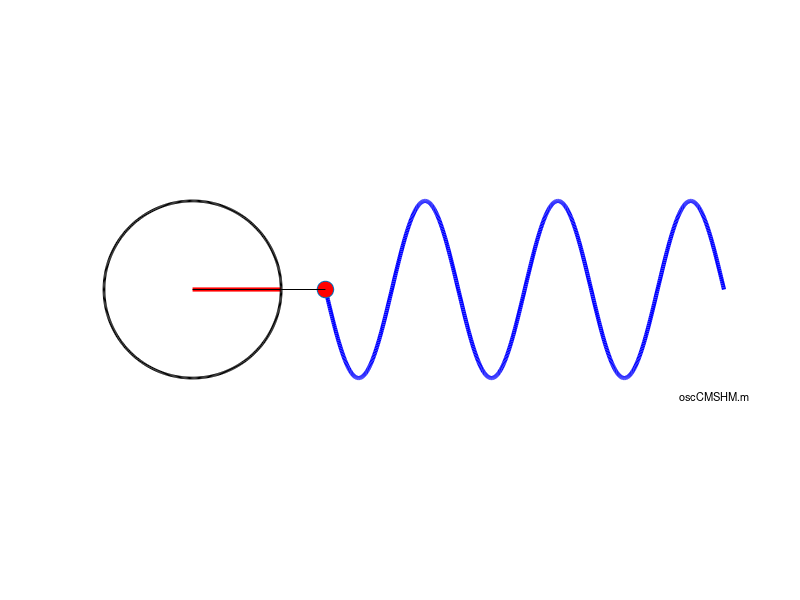

MATLAB code for this plot: (Note: this script raises an error after producing the figure.)
% oscCMSHM.m

% Animation: Connection between circulation motion and SHM

% DOING PHYSICS WITH MATLAB: 
%   http://www.physics.usyd.edu.au/teach_res/mp/mphome.htm
% VISUAL PHYSICS ONLINE
%   http://www.physics.usyd.edu.au/teach_res/hsp/sp/spHome.htm
% Documentation
%   http://www.physics.usyd.edu.au/teach_res/hsp/sp/mod5new/mod52B.htm
% Download Scripts
%   http://www.physics.usyd.edu.au/teach_res/mp/mscripts/

% Ian Cooper  ian.cooper@sydney.edu.au
% School of Physics, University of Sydney
% 190906   Matlab 2018b




clear 
close all
clc

% ANIMATION and GIF file ==============================================
% Show and Save animation as a gif file (0 no)  (1 yes) for flagAG
    flagAG = 1;    
% file name for animated gif   
    ag_name = 'agCMSHM.gif'; 
% Delay in seconds before displaying the next image  
    delay = 0.1;
    frame1 = 0;

    
% SETUP ===============================================================
% X axis 
  xMin = 15;                
  xMax = 60;                  
  Nx = 800;                     
  x = linspace(xMin,xMax,Nx);   

% Time / Y-axis (wave function y)
% amplitude wave function  / radius of generating circle
   A = 10;
% wavelength / period / angular frequency   
   wL = 15;                     
   T = 20;                     
   w = 2*pi/T;
% initialize wave function
  y = zeros(1,Nx);  
% number of frames for animation / initial time/ time increment
  Nt = 60;
  t = 0;                     
  dt = T/Nt;              


% GRAPHICS ================================================================
figure(1)
% Setup for plot window
 set(gcf,'units','normalized'); 
 set(gcf,'position',[0.1 0.1 0.6 0.30]);
 set(gcf,'Color',[1 1 1]);
 
% Circle
  p = linspace(0,2*pi,500);
  xc = A .* cos(p);
  yc = A .* sin(p);

% Loop for each frame of animation: c is the frame counter
for c = 1 : Nt+1

% Travelling wave
  y = A .* sin(2*pi*t/T - (2*pi/wL).*x);
  plot(x,y,'b','LineWidth',3);
  hold on
 
% Initial point - Y projection of circle
  plot(x(1),y(1),'o','MarkerSize',12,'MarkerFaceColor',[1 0 0])

% Rotating radius vector and circle
  plot([0 A*cos(w*t)],[0 A*sin(w*t)],'lineWidth',3,'Color',[1 0 0]);
  plot(xc,yc,'k','lineWidth',2);

% Y projection    
  plot([0 x(1)], [y(1) y(1)],'k-')
  plot([0 0], [0 y(1)],'k-')
  
  text(55,-12,'oscCMSHM.m','fontsize',8) 
  
  hold off
  axis equal
  axis off
  
  pause(0.1);  
  
 % Save animation 
    if flagAG == 1
       frame1 = frame1 + 1;
         frame = getframe(1);
         im = frame2im(frame);
         [imind,cm] = rgb2ind(im,256);
         % On the first loop, create the file. In subsequent loops, append.
         if frame1 == 1
           imwrite(imind,cm,ag_name,'gif','DelayTime',delay,'loopcount',inf);
         else
          imwrite(imind,cm,ag_name,'gif','DelayTime',delay,'writemode','append');
         end
    end  
   
   t = t + dt;               % increment time t
end
